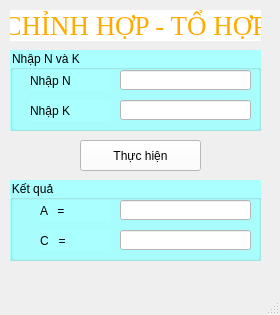
<?xml version="1.0" encoding="UTF-8"?>
<ui version="4.0">
 <class>NguyenNhuQuynh_798_TohopChinhhop</class>
 <widget class="QMainWindow" name="NguyenNhuQuynh_798_TohopChinhhop">
  <property name="geometry">
   <rect>
    <x>0</x>
    <y>0</y>
    <width>280</width>
    <height>315</height>
   </rect>
  </property>
  <property name="windowTitle">
   <string>MainWindow</string>
  </property>
  <widget class="QWidget" name="centralwidget">
   <widget class="QLabel" name="label">
    <property name="geometry">
     <rect>
      <x>10</x>
      <y>10</y>
      <width>251</width>
      <height>31</height>
     </rect>
    </property>
    <property name="font">
     <font>
      <family>Times New Roman</family>
      <pointsize>20</pointsize>
      <weight>9</weight>
      <italic>false</italic>
      <bold>false</bold>
     </font>
    </property>
    <property name="styleSheet">
     <string notr="true">font: 75 20pt &quot;Times New Roman&quot;;
color: rgb(255, 170, 0);
background-color: rgb(255, 255, 255);</string>
    </property>
    <property name="text">
     <string>CHỈNH HỢP - TỔ HỢP</string>
    </property>
    <property name="alignment">
     <set>Qt::AlignCenter</set>
    </property>
   </widget>
   <widget class="QGroupBox" name="groupBox">
    <property name="geometry">
     <rect>
      <x>10</x>
      <y>50</y>
      <width>251</width>
      <height>81</height>
     </rect>
    </property>
    <property name="styleSheet">
     <string notr="true">background-color: rgb(170, 255, 255);
font: italic 13pt &quot;Times New Roman&quot;;</string>
    </property>
    <property name="title">
     <string>Nhập N và K</string>
    </property>
    <widget class="QLabel" name="label_2">
     <property name="geometry">
      <rect>
       <x>20</x>
       <y>20</y>
       <width>81</width>
       <height>21</height>
      </rect>
     </property>
     <property name="styleSheet">
      <string notr="true">font: 75 16pt &quot;Times New Roman&quot;;</string>
     </property>
     <property name="text">
      <string>Nhập N</string>
     </property>
    </widget>
    <widget class="QLabel" name="label_3">
     <property name="geometry">
      <rect>
       <x>20</x>
       <y>50</y>
       <width>81</width>
       <height>21</height>
      </rect>
     </property>
     <property name="styleSheet">
      <string notr="true">font: 75 16pt &quot;Times New Roman&quot;;</string>
     </property>
     <property name="text">
      <string>Nhập K</string>
     </property>
    </widget>
    <widget class="QLineEdit" name="nhapN">
     <property name="geometry">
      <rect>
       <x>110</x>
       <y>20</y>
       <width>131</width>
       <height>20</height>
      </rect>
     </property>
     <property name="styleSheet">
      <string notr="true">background-color: rgb(255, 255, 255);
font: 16pt &quot;Times New Roman&quot;;</string>
     </property>
     <property name="text">
      <string/>
     </property>
     <property name="alignment">
      <set>Qt::AlignCenter</set>
     </property>
    </widget>
    <widget class="QLineEdit" name="nhapK">
     <property name="geometry">
      <rect>
       <x>110</x>
       <y>50</y>
       <width>131</width>
       <height>20</height>
      </rect>
     </property>
     <property name="styleSheet">
      <string notr="true">background-color: rgb(255, 255, 255);
font: 16pt &quot;Times New Roman&quot;;</string>
     </property>
     <property name="alignment">
      <set>Qt::AlignCenter</set>
     </property>
    </widget>
   </widget>
   <widget class="QGroupBox" name="groupBox_2">
    <property name="geometry">
     <rect>
      <x>10</x>
      <y>180</y>
      <width>251</width>
      <height>81</height>
     </rect>
    </property>
    <property name="styleSheet">
     <string notr="true">background-color: rgb(170, 255, 255);
font: italic 13pt &quot;Times New Roman&quot;;</string>
    </property>
    <property name="title">
     <string>Kết quả</string>
    </property>
    <widget class="QLabel" name="label_4">
     <property name="geometry">
      <rect>
       <x>30</x>
       <y>20</y>
       <width>71</width>
       <height>21</height>
      </rect>
     </property>
     <property name="styleSheet">
      <string notr="true">font: 75 16pt &quot;Times New Roman&quot;;</string>
     </property>
     <property name="text">
      <string>A   =</string>
     </property>
    </widget>
    <widget class="QLabel" name="label_5">
     <property name="geometry">
      <rect>
       <x>30</x>
       <y>50</y>
       <width>71</width>
       <height>21</height>
      </rect>
     </property>
     <property name="styleSheet">
      <string notr="true">font: 75 16pt &quot;Times New Roman&quot;;</string>
     </property>
     <property name="text">
      <string>C   = </string>
     </property>
    </widget>
    <widget class="QLineEdit" name="chinhhopP">
     <property name="geometry">
      <rect>
       <x>110</x>
       <y>20</y>
       <width>131</width>
       <height>20</height>
      </rect>
     </property>
     <property name="styleSheet">
      <string notr="true">background-color: rgb(255, 255, 255);
font: 16pt &quot;Times New Roman&quot;;</string>
     </property>
     <property name="text">
      <string/>
     </property>
     <property name="alignment">
      <set>Qt::AlignCenter</set>
     </property>
    </widget>
    <widget class="QLineEdit" name="tohopC">
     <property name="geometry">
      <rect>
       <x>110</x>
       <y>50</y>
       <width>131</width>
       <height>20</height>
      </rect>
     </property>
     <property name="styleSheet">
      <string notr="true">background-color: rgb(255, 255, 255);
font: 16pt &quot;Times New Roman&quot;;</string>
     </property>
     <property name="text">
      <string/>
     </property>
     <property name="alignment">
      <set>Qt::AlignCenter</set>
     </property>
    </widget>
   </widget>
   <widget class="QPushButton" name="thuchien">
    <property name="geometry">
     <rect>
      <x>80</x>
      <y>140</y>
      <width>121</width>
      <height>31</height>
     </rect>
    </property>
    <property name="styleSheet">
     <string notr="true">background-color: rgb(255, 255, 255);
font: 16pt &quot;Times New Roman&quot;;</string>
    </property>
    <property name="text">
     <string>Thực hiện</string>
    </property>
    <property name="icon">
     <iconset>
      <normaloff>calculator.png</normaloff>calculator.png</iconset>
    </property>
   </widget>
  </widget>
  <widget class="QMenuBar" name="menubar">
   <property name="geometry">
    <rect>
     <x>0</x>
     <y>0</y>
     <width>280</width>
     <height>18</height>
    </rect>
   </property>
  </widget>
  <widget class="QStatusBar" name="statusbar"/>
 </widget>
 <resources/>
 <connections/>
</ui>
